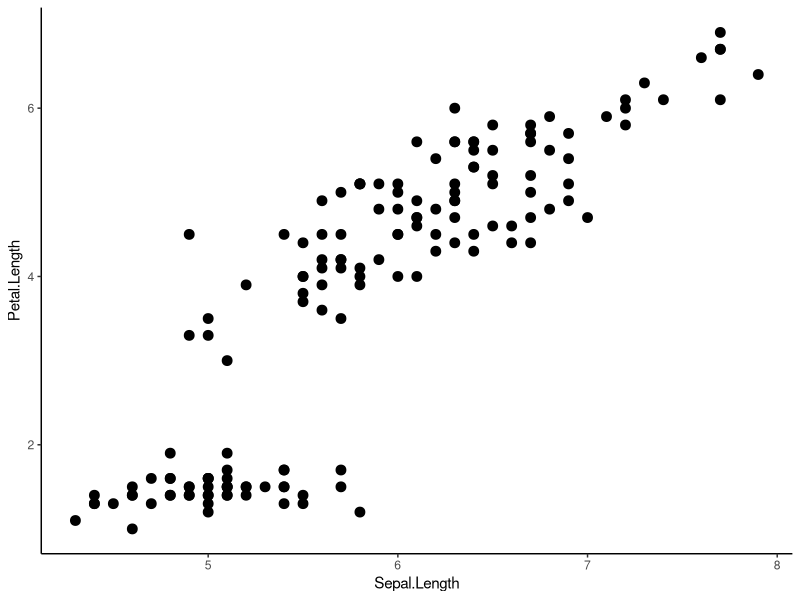

Reproduce this figure in R. (Note: this script raises an error after producing the figure.)
## ---- chunk 1
#| warning: false
#| message: false

library(car)
library(tidyverse)

## ---- chunk 2

# internal structure



# display first few lines, can change how many print



# number of rows



# number of measurements per species


## ---- chunk 3

# Sepal and petal lengths

ggplot(iris, aes(x = Sepal.Length, y = Petal.Length)) +
  geom_point(size = 3) +
  theme_classic()

## ---- chunk 4



## ---- chunk 5

# from the summary 



# a dedicated function



# manually



## ---- chunk 6

ggplot(
  iris2,
  aes(x = Sepal.Length, y = Petal.Length)) + 
  geom_point() + 

  theme_classic()

## ---- chunk 7



## ---- chunk 8

ggplot(
  iris2,
  aes(x = r1)) + 
  geom_histogram(
    binwidth = 0.1) + 
  theme_classic()

## ---- chunk 9



## ---- chunk 10

## calculate and plot theoretical quantiles

# sort the residuals, pull out the rank order



# expected cumulative probability of ordered residuals



# Z-score (based on standard normal) of these values

 

# plot theoretical quantiles and sample quantiles



##  add normal line (R default: 1st and 3rd quantiles)

# calculate quantiles 



# get intercept and slope of the line



# add to plot



## ---- chunk 11



## ---- chunk 12



## ---- chunk 13



iris2 |> 
  rownames_to_column() |> 

  arrange(leverage)

## ---- chunk 14



## ---- chunk 15



## ---- chunk 16



## ---- chunk 17



## ---- chunk 18

plot(Sepal.Width ~ Sepal.Length, data = iris, pch = 16)

ggplot(
  iris, 
  aes(x = Sepal.Length, y = Sepal.Width)) + 
  geom_point()

## ---- chunk 19

plot(
  iris$Sepal.Width[iris$Species == "setosa"] ~ 
    iris$Sepal.Length[iris$Species == "setosa"], 
  pch = 16, col = "navy", 
  xlab = "Sepal Length",
  ylab = "Sepal Width",
  las = 1,
  xlim = c(4, 8), ylim = c(2.5, 4))

points(
  iris$Sepal.Width[iris$Species == "versicolor"] ~ 
    iris$Sepal.Length[iris$Species == "versicolor"], 
  pch = 16, col = "violet")

points(
  iris$Sepal.Width[iris$Species == "virginica"] ~ 
    iris$Sepal.Length[iris$Species == "virginica"], 
  pch = 16, col = "forestgreen")

legend("bottomleft", 
  legend = c("setosa", "versicolor", "virginica"), 
  col = c("navy", "violet", "forestgreen"), 
  pch = 16)

# In contrast...

ggplot(iris, aes(x = Sepal.Length, y = Sepal.Width, color = Species)) +
  geom_point(size = 3) +
  scale_color_viridis_d(option = "viridis") + 
  theme_classic()
